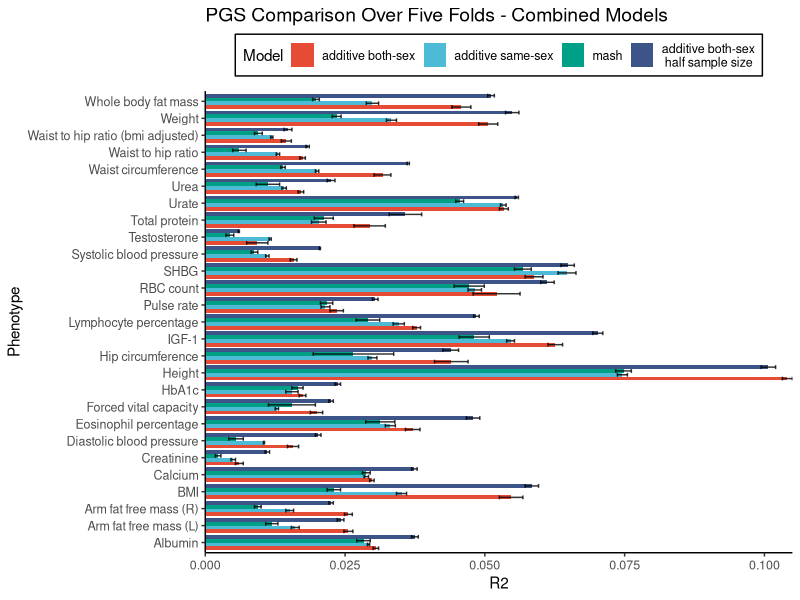
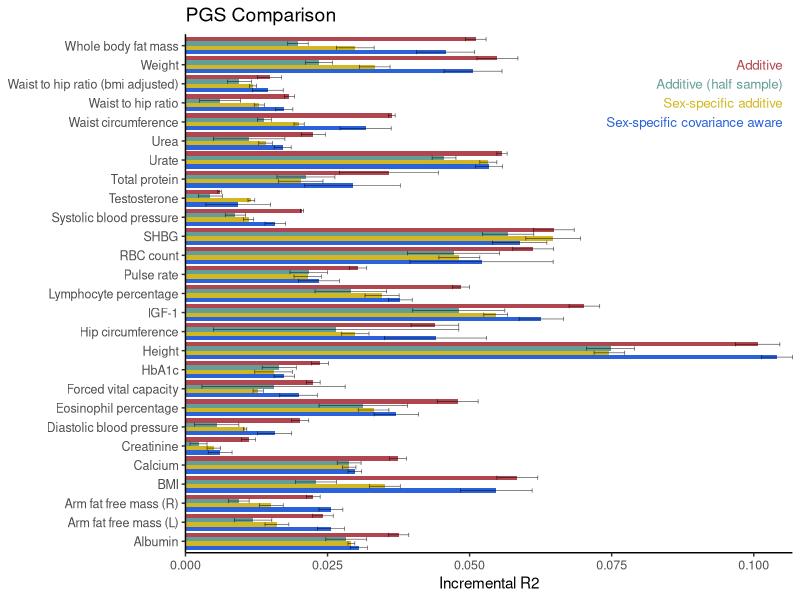
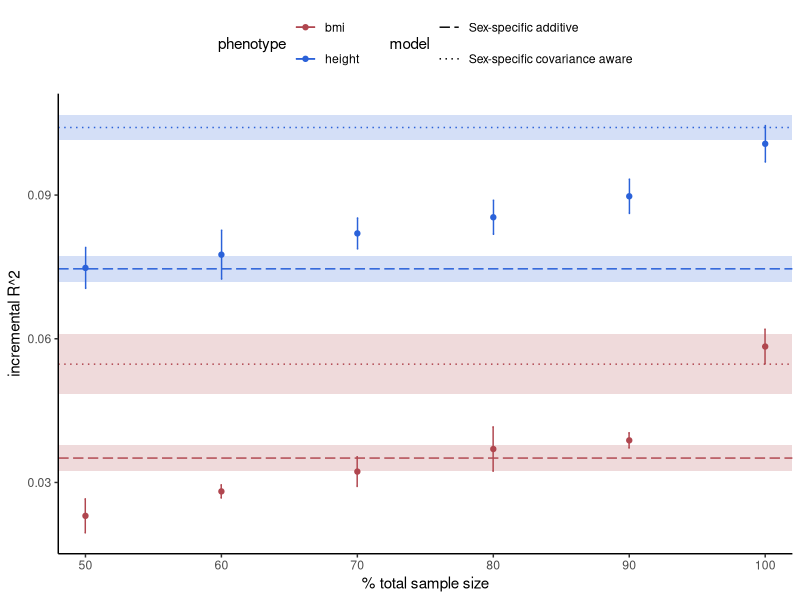

The R script that drew these images, in order:
library(ggplot2)
library(ggrepel)
library(reshape2)
library(ggpubr)
library(ggsci)

setwd("~/Research/GWAS-frontera/PGS")

df <- read.csv("PGS_results_4.txt", sep="\t")
head(df)
# inc r2
df <- df[c(-3,-4,-7,-8,-11,-12,-15,-16)]
# r2
#df <- df[c(-5,-6,-9,-10,-13,-14)]
df$Sex[df$Sex == 'male'] <- 'm'
df$Sex[df$Sex == 'female'] <- 'f'

df_combined <- df[df$Sex == 'combined',]
df_sep <- df[df$Sex != 'combined',]
df_sep$Phenotype <- paste0(df_sep$Phenotype,"_",df_sep$Sex)

melt_out <- function(df) {
  df1 <- melt(df[c(1,2,3,5,7,9)], id.vars = c('Phenotype','Sex'),
              variable.name = "r2_var", value.name = "r2_val")
  df2 <- melt(df[c(1,2,4,6,8,10)], id.vars = c('Phenotype','Sex'),
              variable.name = "r2_var", value.name = "r2_se_val")
  df2$r2_var <- df1$r2_var
  df <- merge(df1,df2, by=c('Phenotype','Sex','r2_var'))
  df <- df[order(df$Phenotype, decreasing = FALSE),]
  return(df)
}
head(df_sep)
df_sep <- melt_out(df_sep)
df_combined <- melt_out(df_combined)
# order factor
df_combined$r2_var <- factor(df_combined$r2_var, levels=c("m_incr2","as_incr2","ah_incr2","ab_incr2"))
df_combined <- df_combined[order(df_combined$r2_var),]

# # formate df_combined for analysis
# df_combined = dcast(df_combined, Phenotype ~ r2_var, value.var="r2_val")
# #write.table(df_combined, file = "combined_r2.txt", sep="\t", row.names=FALSE, quote = FALSE)
# # ttest for difference between additive and mash
# df_add <- df_combined[df_combined$r2_var == "_r2", c(1,2)]
# df_mash <- df_combined[df_combined$r2_var == "m_r2",c(1,4)]
# df_add <- df_add %>%
#   mutate(mean_diff = r2_val - df_mash$r2_val) %>%
#   mutate(se_diff = sqrt((df_add$r2_se_val)^2 + (df_mash$r2_se_val)^2) ) %>%
#   mutate(ttest = mean_diff - se_diff)
# #write.table(df_add, file = "combined_diff.text", sep="\t", row.names=FALSE, quote = FALSE)

# combined plot, r2
#pdf(file="pgs_comparison_five_combined.pdf",width=8,height=14)
p <- ggplot(data=df_combined, aes(x=Phenotype, y=r2_val, fill=r2_var)) +
  geom_bar(position='dodge',stat='identity') +
  geom_errorbar(aes(ymin=r2_val-r2_se_val, ymax=r2_val+r2_se_val), alpha= 0.8, show.legend = FALSE,
                position='dodge', stat='identity') +
  scale_y_continuous(expand = c(0,0)) +
  labs(title='PGS Comparison Over Five Folds - Combined Models', y="R2", fill="Model") +
  coord_flip() + 
  theme_classic() + 
  scale_fill_npg(labels = c('additive both-sex', 'additive same-sex', 'mash',"additive both-sex\n half sample size")) +
  theme(axis.text = element_text(size=9), axis.title = element_text(size=11), plot.title=element_text(size=14),
        legend.title=element_text(size=11), legend.text=element_text(size=9), 
        legend.position = 'top', legend.background = element_rect(linetype='solid', color='black'))
p
#dev.off()

## combined plot, edited 3SE
ggplot(data=df_combined, aes(x=Phenotype, y=r2_val, fill=(r2_var))) +
  geom_bar(position='dodge',stat='identity') +
  geom_errorbar(aes(ymin=r2_val-3*r2_se_val, ymax=r2_val+3*r2_se_val), alpha= 0.8, 
                show.legend = FALSE, position='dodge', stat='identity', size=0.2) +
  scale_y_continuous(expand = c(0,0)) +
  labs(title='PGS Comparison', y="Incremental R2", fill="Model") +
  coord_flip() + 
  theme_classic() + 
  scale_fill_manual(values = c("#2b62d9", "#d1b724", "#649e98","#b0464f")) +
  theme(axis.text = element_text(size=9), axis.title.x = element_text(size=11),
        plot.title=element_text(size=14), axis.title.y = element_blank(),
        legend.position = "none") +
  annotate("text", x = 26, y=0.105, label = "Additive", hjust = 1, color="#b0464f", size=3.4 ) +
  annotate("text", x = 25, y=0.105, label = "Additive (half sample)", hjust = 1, color="#649e98", size=3.4 ) +
  annotate("text", x = 24, y=0.105, label = "Sex-specific additive", hjust = 1, color="#d1b724", size=3.4) +
  annotate("text", x = 23, y=0.105, label = "Sex-specific covariance aware", hjust = 1, color="#2b62d9", size=3.4 )
  
  



############### SAMPLE SIZE

setwd("~/Research/GWAS-frontera/PGS")
df <- read.csv("PGS_samplesize.txt", sep="\t")
df2 <- read.csv("PGS_samplesize_intercept.txt", sep="\t")
df2$perc <- 50
head(df2)

ggplot(df, aes(x=perc, y=ah_inc_r2, color=phenotype)) +
  geom_point() +
  geom_errorbar(aes(ymin=ah_inc_r2-3*ah_inc_r2_se, ymax=ah_inc_r2+3*ah_inc_r2_se),
                width=0.2, position=position_dodge(0.05)) +
  geom_rect(aes(xmin=48, xmax=102, ymin=ah_inc_r2-3*ah_inc_r2_se, 
                ymax=ah_inc_r2+3*ah_inc_r2_se, fill=phenotype), 
            data=df2, alpha=0.2, linetype=0, show.legend = FALSE) +
  geom_hline(aes(yintercept=ah_inc_r2, color=phenotype, linetype=model), df2) +
  labs(x="% total sample size", y="incremental R^2") +
  theme_classic() +
  scale_color_manual(values = c("#b0464f","#2b62d9")) +
  scale_fill_manual(values = c("#b0464f","#2b62d9")) +
  scale_linetype_manual(values=c("longdash","dotted"), 
                        labels=c("Sex-specific additive","Sex-specific covariance aware")) +
  scale_x_continuous(expand=c(0,0), limits=c(48,102), breaks=seq(50,100,10)) +
  theme(legend.position="top") +
  guides(linetype=guide_legend(nrow=2), color=guide_legend(nrow=2))

  

